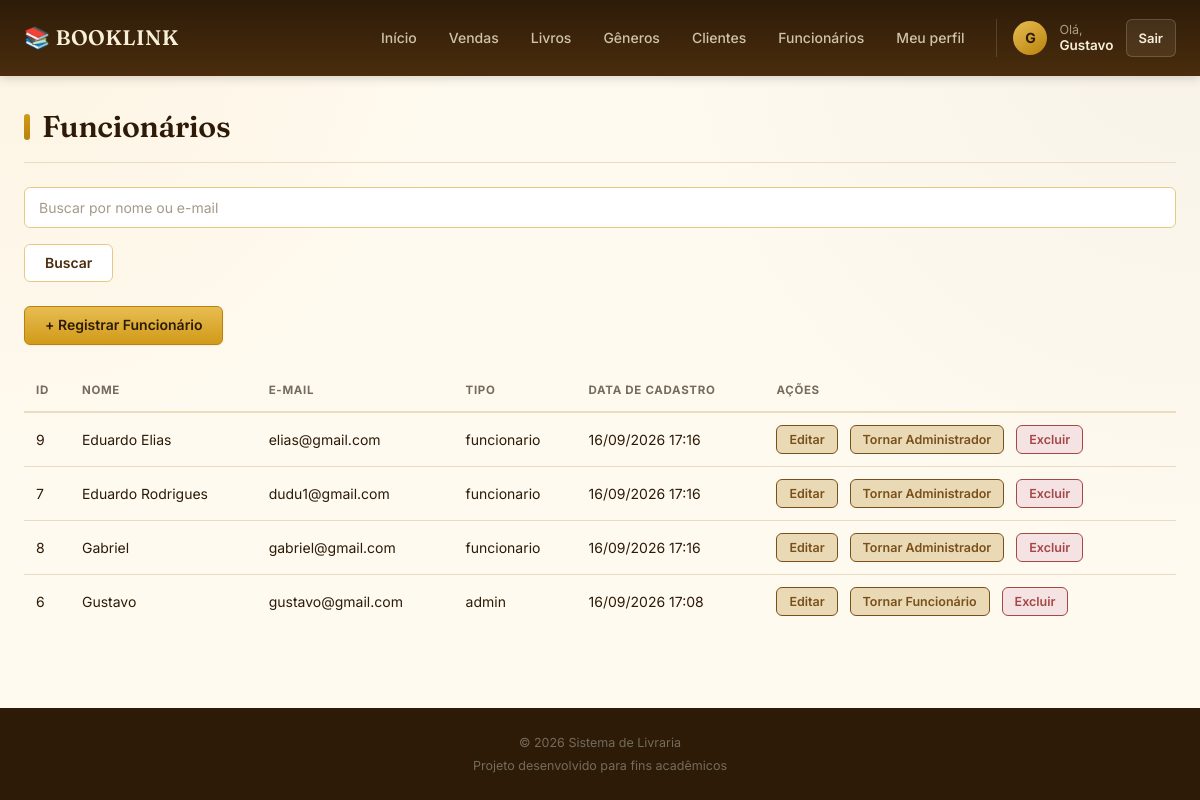
/funcionarios (signed in), run on the app's committed database.
### models.py (models this page shows)
class Usuario(UserMixin, db.Model):
    __tablename__ = 'usuarios'
    id = db.Column(db.Integer, primary_key=True)
    nome = db.Column(db.String(100), nullable=False)
    email = db.Column(db.String(100), unique=True, nullable=False)
    senha = db.Column(db.String(255), nullable=False)
    tipo = db.Column(
        db.String(20),
        nullable=False,
        default='funcionario'
    )
    empresa_id = db.Column(
        db.Integer,
        db.ForeignKey('empresas.id'),
        nullable=True
    )
    data_cadastro = db.Column(
        db.DateTime,
        default=datetime.now
    )
    vendas = db.relationship(
        'Venda',
        backref='usuario',
        lazy=True
    )

### routes/funcionarios.py (the view, shortened to what this page needs)
@funcionarios_bp.route('/funcionarios')
@login_required
def listar_funcionarios():
    if current_user.tipo not in ['admin']:
        return redirect(url_for('home'))
    busca = request.args.get('busca', '').strip()
    query = Usuario.query.filter_by(
        empresa_id=current_user.empresa_id
    )
    funcionarios = query.order_by(
        Usuario.nome
    ).all()
    return render_template(
        'funcionarios/funcionarios.html',
        funcionarios=funcionarios,
        busca=busca
    )

### app.py (called while the page is built)
@lm.user_loader
def user_loader(id):
    usuario = Usuario.query.filter_by(
        id=id
    ).first()
    return usuario

### templates/funcionarios/funcionarios.html (shortened to what this page needs)
{% extends "base.html" %}
{% block content %}
<h1 class="titulo-pagina">
    Funcionários
</h1>
<form
    method="GET"
    action="{{ url_for('funcionarios.listar_funcionarios') }}"
>
    <div class="campo">
        <input
            type="text"
            name="busca"
            placeholder="Buscar por nome ou e-mail"
            value="{{ busca }}"
        >
    </div>
    <button
        type="submit"
        class="botao"
    >
        Buscar
    </button>
</form>
<br>
<a
    class="botao botao-adicionar"
    href="{{ url_for('funcionarios.registrar_funcionario') }}"
>
    + Registrar Funcionário
</a>
<br>
<br>
<table class="tabela">
    <thead>
        <tr>
            <th>ID</th>
            <th>Nome</th>
            <th>E-mail</th>
            <th>Tipo</th>
            <th>Data de cadastro</th>
            <th>Ações</th>
        </tr>
    </thead>
    <tbody>
        {% for funcionario in funcionarios %}
        <tr>
            <td>
                {{ funcionario.id }}
            </td>
            <td>
                {{ funcionario.nome }}
            </td>
            <td>
                {{ funcionario.email }}
            </td>
            <td>
                {{ funcionario.tipo }}
            </td>
            <td>
                {{ funcionario.data_cadastro.strftime(
                    '%d/%m/%Y %H:%M'
                ) }}
            </td>
            <td>
                {% if current_user.tipo == 'admin'
                    or funcionario.id == current_user.id %}
                    <a
                        class="botao botao-editar"
                        href="{{ url_for(
                            'funcionarios.editar_funcionarios',
                            id=funcionario.id
                        ) }}"
                    >
                        Editar
                    </a>
                {% endif %}
                {% if current_user.tipo == 'admin' %}
                    {% if funcionario.tipo == 'funcionario' %}
                        <a
                            class="botao botao-editar"
                            href="{{ url_for(
                                'funcionarios.tornar_admin',
                                id=funcionario.id
                            ) }}"
                        >
                            Tornar Administrador
                        </a>
                    {% elif funcionario.tipo == 'admin' %}
                        <a
                            class="botao botao-editar"
                            href="{{ url_for(
                                'funcionarios.tornar_funcionario',
                                id=funcionario.id
                            ) }}"
                        >
                            Tornar Funcionário
                        </a>
                    {% endif %}
                    {% if funcionario.tipo in [
                        'funcionario',
                        'admin'
                    ] %}
                        <a
                            class="botao botao-deletar"
                            href="{{ url_for(
                                'funcionarios.deletar_funcionario',
                                id=funcionario.id
                            ) }}"
                            onclick="return confirm(
                                'Tem certeza que deseja excluir este usuário?'
                            )"
                        >
                            Excluir
                        </a>
                    {% endif %}
                {% endif %}
            </td>
        </tr>
        {% endfor %}
    </tbody>
</table>
{% endblock %}

### templates/base.html (shortened to what this page needs)
<!DOCTYPE html>
<html lang="pt-br">
<head>
<link rel="stylesheet" href="{{ url_for('static', filename='style.css') }}">
</head>
<body>
<header class="header">
    <div class="header-container">
        <a href="{{ url_for('home') }}" class="logo">
            📚 BOOKLINK
        </a>
        <nav class="nav">
            <a href="{{ url_for('homeAdm.homeAdm') }}">
                Início
            </a>
            <a href="{{ url_for('vendas.nova_venda') }}">
                Vendas
            </a>
            <a href="{{ url_for('livros.listar_livros') }}">
                Livros
            </a>
            <a href="{{ url_for('generos.listar_generos') }}">
                Gêneros
            </a>
            <a href="{{ url_for('compradores.listar_compradores') }}">
                Clientes
            </a>
            {% if current_user.tipo in ['admin'] %}
                <a href="{{ url_for('funcionarios.listar_funcionarios') }}">
                    Funcionários
                </a>
            {% endif %}
            <a href="{{ url_for('funcionarios.editar_funcionarios', id=current_user.id) }}">
                Meu perfil
            </a>
            {% if current_user.is_authenticated %}
                <div class="user-area">
                    <div class="user-avatar">
                        {{ current_user.nome[0]|upper }}
                    </div>
                    <div class="user-info">
                        <span>Olá,</span>
                        <strong>{{ current_user.nome }}</strong>
                    </div>
                    <a href="{{ url_for('logout') }}" class="logout-btn">
                        Sair
                    </a>
                </div>
            {% endif %}
        </nav>
    </div>
</header>
<main class="container">
    {% block content %}
    {% endblock %}
</main>
<footer class="footer">
    <p>
        © 2026 Sistema de Livraria
    </p>
    <p>
        Projeto desenvolvido para fins acadêmicos
    </p>
</footer>
</body>
</html>

### data on the page
Usuario: nome "G", nome "Gustavo", id "6", email "gustavo@gmail.com", tipo "admin", data_cadastro "16/09/2026 17:08"
Usuario: id "9", nome "Eduardo Elias", email "elias@gmail.com", tipo "funcionario", data_cadastro "16/09/2026 17:16"
Usuario: id "7", nome "Eduardo Rodrigues", email "dudu1@gmail.com", tipo "funcionario", data_cadastro "16/09/2026 17:16"
Usuario: id "8", nome "Gabriel", email "gabriel@gmail.com", tipo "funcionario", data_cadastro "16/09/2026 17:16"
